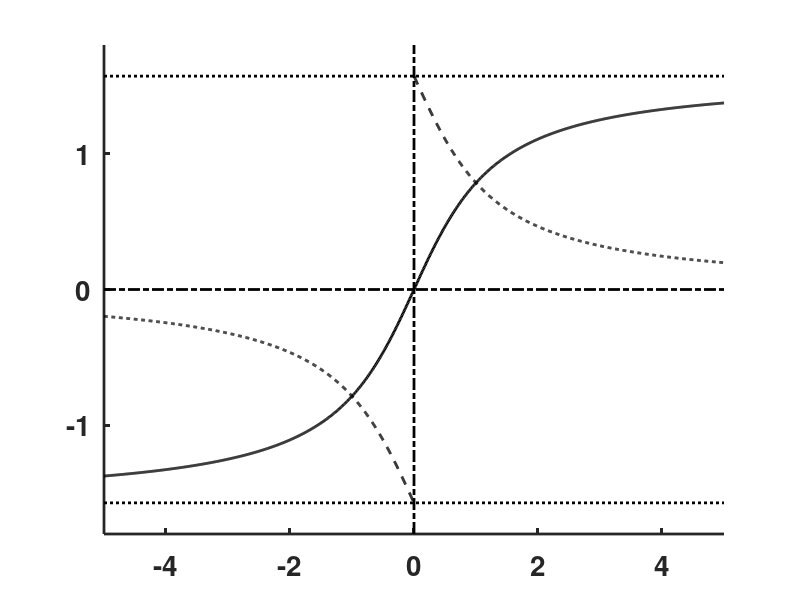

The MATLAB source for this figure: (Note: this script raises an error after producing the figure.)
clear;  figure('Position',[100 100 400 400],'Color',[1 1 1]); clf;  hold on; 

xy=[-5 5 -1.8 1.8];
xx=linspace(-5,5,1000);  ym1=atan(xx);  
h(1)=plot(xx,ym1,'k','LineWidth',2)
xx=linspace(-5,-0.001,1000);  ym1=acot(xx);  
h(2)=plot(xx,ym1,'k--','LineWidth',2)
xx=linspace(0.001,5,1000);  ym1=acot(xx);  plot(xx,ym1,'k--','LineWidth',2)
set(gca,'LineWidth',2); 
axis(xy); axis manual;
plot([xy(1) xy(2)],[0 0],'k-.','LineWidth',2);
plot([0 0],[xy(3) xy(4)],'k-.','LineWidth',2);
set(gca,'XTick',[-4 -2 0 2 4 ],'YTick',[-1 0 1],'FontSize',20,'FontWeight','bold');
plot([-5 5],[pi/2 pi/2],'k:','LineWidth',2);  plot([-5 5],[-pi/2 -pi/2],'k:','LineWidth',2);

%assign labels for handles
g=legend(h,'atan x','acot x',2);
set(g,'Color','none')
%export to eps (change path and file name accordingly)
 print('-depsc2',sprintf('C:\\Documents and Settings\\ajay\\Desktop\\BootCampFig_1203\\BC_2003\\matlab\\fig15_1b'));
